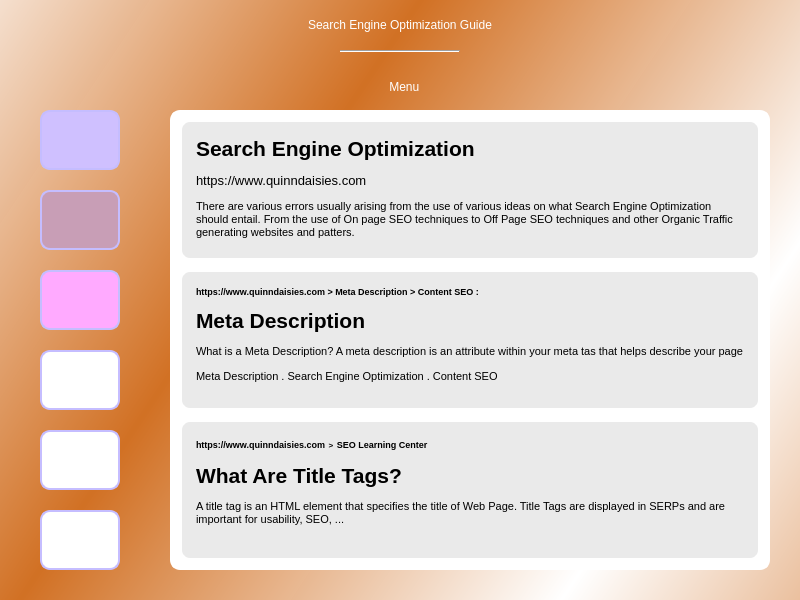
<?xml version="1.0" encoding="UTF-8"?>
<ui version="4.0">
 <class>Dialog</class>
 <widget class="QDialog" name="Dialog">
  <property name="geometry">
   <rect>
    <x>0</x>
    <y>0</y>
    <width>800</width>
    <height>600</height>
   </rect>
  </property>
  <property name="windowTitle">
   <string>Dialog</string>
  </property>
  <property name="windowIcon">
   <iconset resource="resources/resources.qrc">
    <normaloff>:/images/seoicon.ico</normaloff>:/images/seoicon.ico</iconset>
  </property>
  <widget class="QWidget" name="widget" native="true">
   <property name="geometry">
    <rect>
     <x>0</x>
     <y>0</y>
     <width>800</width>
     <height>600</height>
    </rect>
   </property>
   <property name="styleSheet">
    <string notr="true">QWidget#widget{
	background-color: qlineargradient(spread:reflect, x1:0.36, y1:0.33, x2:0.9, y2:0.6, stop:0 rgba(209, 112, 35, 254), stop:1 rgba(255, 255, 255, 255))
}</string>
   </property>
   <widget class="Line" name="line_2">
    <property name="geometry">
     <rect>
      <x>340</x>
      <y>50</y>
      <width>120</width>
      <height>3</height>
     </rect>
    </property>
    <property name="orientation">
     <enum>Qt::Horizontal</enum>
    </property>
   </widget>
   <widget class="QLabel" name="label_2">
    <property name="geometry">
     <rect>
      <x>250</x>
      <y>10</y>
      <width>300</width>
      <height>30</height>
     </rect>
    </property>
    <property name="styleSheet">
     <string notr="true">QLabel{
	color: #ffffff;
	font: 8pt &quot;Georgia&quot;;
}</string>
    </property>
    <property name="text">
     <string>Search Engine Optimization Guide</string>
    </property>
    <property name="alignment">
     <set>Qt::AlignCenter</set>
    </property>
   </widget>
   <widget class="QPushButton" name="applicationscreen">
    <property name="geometry">
     <rect>
      <x>40</x>
      <y>110</y>
      <width>80</width>
      <height>60</height>
     </rect>
    </property>
    <property name="styleSheet">
     <string notr="true">QPushButton{
	border-radius: 10px;
	font: 85 10pt &quot;Times New Roman&quot;;
	color: #ffffff;
	border: 2px solid rgb(197, 189, 255);
	background: #cfc0ff;
}
QPushButton:hover{
	font: 85 10pt &quot;Times New Roman&quot;;
	color:#cfc0ff;
	border: 2px solid #aaaaff;
	background: #cfc0ff;
}</string>
    </property>
    <property name="text">
     <string/>
    </property>
    <property name="icon">
     <iconset>
      <normaloff>backgroundiconimages.jpeg</normaloff>backgroundiconimages.jpeg</iconset>
    </property>
    <property name="iconSize">
     <size>
      <width>60</width>
      <height>40</height>
     </size>
    </property>
   </widget>
   <widget class="QPushButton" name="seo_guide_screen">
    <property name="geometry">
     <rect>
      <x>40</x>
      <y>190</y>
      <width>80</width>
      <height>60</height>
     </rect>
    </property>
    <property name="styleSheet">
     <string notr="true">QPushButton{
	border-radius: 10px;
	font: 85 10pt &quot;Times New Roman&quot;;
	color: #ffffff;
	border: 2px solid rgb(197, 189, 255);
	background: #c89eb6;
}
QPushButton:hover{
	font: 85 10pt &quot;Times New Roman&quot;;
	color:#cfc0ff;
	border: 2px solid #aaaaff;
	background: #c89eb6;
}</string>
    </property>
    <property name="text">
     <string/>
    </property>
    <property name="icon">
     <iconset>
      <normaloff>textimages.jpeg</normaloff>textimages.jpeg</iconset>
    </property>
    <property name="iconSize">
     <size>
      <width>60</width>
      <height>40</height>
     </size>
    </property>
   </widget>
   <widget class="QFrame" name="frame">
    <property name="geometry">
     <rect>
      <x>170</x>
      <y>110</y>
      <width>600</width>
      <height>460</height>
     </rect>
    </property>
    <property name="styleSheet">
     <string notr="true">QFrame{
	border: 2px solid #ffffff;
	border-radius: 10px;
	padding: 10px;
	background: #ffffff;
}</string>
    </property>
    <property name="frameShape">
     <enum>QFrame::StyledPanel</enum>
    </property>
    <property name="frameShadow">
     <enum>QFrame::Raised</enum>
    </property>
    <widget class="QTextBrowser" name="textBrowser">
     <property name="geometry">
      <rect>
       <x>10</x>
       <y>10</y>
       <width>580</width>
       <height>140</height>
      </rect>
     </property>
     <property name="styleSheet">
      <string notr="true">QTextBrowser{
	border: 2px solid #ffffff;
	border-radius: 10px;
	padding: 10px;
	background: #eaeaea;
}</string>
     </property>
     <property name="html">
      <string>&lt;!DOCTYPE HTML PUBLIC &quot;-//W3C//DTD HTML 4.0//EN&quot; &quot;http://www.w3.org/TR/REC-html40/strict.dtd&quot;&gt;
&lt;html&gt;&lt;head&gt;&lt;meta name=&quot;qrichtext&quot; content=&quot;1&quot; /&gt;&lt;style type=&quot;text/css&quot;&gt;
p, li { white-space: pre-wrap; }
&lt;/style&gt;&lt;/head&gt;&lt;body style=&quot; font-family:'MS Shell Dlg 2'; font-size:8.25pt; font-weight:400; font-style:normal;&quot;&gt;
&lt;p style=&quot; margin-top:12px; margin-bottom:12px; margin-left:0px; margin-right:0px; -qt-block-indent:0; text-indent:0px;&quot;&gt;&lt;span style=&quot; font-size:16pt; font-weight:600;&quot;&gt;Search Engine Optimization &lt;/span&gt;&lt;/p&gt;
&lt;p style=&quot; margin-top:12px; margin-bottom:12px; margin-left:0px; margin-right:0px; -qt-block-indent:0; text-indent:0px;&quot;&gt;&lt;span style=&quot; font-size:10pt;&quot;&gt;https://www.quinndaisies.com&lt;/span&gt;&lt;/p&gt;
&lt;p style=&quot; margin-top:12px; margin-bottom:12px; margin-left:0px; margin-right:0px; -qt-block-indent:0; text-indent:0px;&quot;&gt;There are various errors usually arising from the use of various ideas on what Search Engine Optimization should entail. From the use of On page SEO techniques to Off Page SEO techniques and other Organic Traffic generating websites and patters.&lt;/p&gt;&lt;/body&gt;&lt;/html&gt;</string>
     </property>
    </widget>
    <widget class="QTextBrowser" name="textBrowser_2">
     <property name="geometry">
      <rect>
       <x>10</x>
       <y>160</y>
       <width>580</width>
       <height>140</height>
      </rect>
     </property>
     <property name="styleSheet">
      <string notr="true">QTextBrowser{
	border: 2px solid #ffffff;
	border-radius: 10px;
	padding: 10px;
	background: #eaeaea;
}</string>
     </property>
     <property name="html">
      <string>&lt;!DOCTYPE HTML PUBLIC &quot;-//W3C//DTD HTML 4.0//EN&quot; &quot;http://www.w3.org/TR/REC-html40/strict.dtd&quot;&gt;
&lt;html&gt;&lt;head&gt;&lt;meta name=&quot;qrichtext&quot; content=&quot;1&quot; /&gt;&lt;style type=&quot;text/css&quot;&gt;
p, li { white-space: pre-wrap; }
&lt;/style&gt;&lt;/head&gt;&lt;body style=&quot; font-family:'MS Shell Dlg 2'; font-size:8.25pt; font-weight:400; font-style:normal;&quot;&gt;
&lt;p style=&quot; margin-top:0px; margin-bottom:0px; margin-left:0px; margin-right:0px; -qt-block-indent:0; text-indent:0px;&quot;&gt;&lt;span style=&quot; font-size:7pt; font-weight:600;&quot;&gt;https://www.quinndaisies.com &amp;gt; Meta Description &amp;gt; Content SEO :&lt;/span&gt;&lt;/p&gt;
&lt;p style=&quot;-qt-paragraph-type:empty; margin-top:0px; margin-bottom:0px; margin-left:0px; margin-right:0px; -qt-block-indent:0; text-indent:0px; font-size:7pt; font-weight:600;&quot;&gt;&lt;br /&gt;&lt;/p&gt;
&lt;p style=&quot; margin-top:0px; margin-bottom:0px; margin-left:0px; margin-right:0px; -qt-block-indent:0; text-indent:0px;&quot;&gt;&lt;span style=&quot; font-size:16pt; font-weight:600;&quot;&gt;Meta Description&lt;/span&gt;&lt;/p&gt;
&lt;p style=&quot; margin-top:12px; margin-bottom:12px; margin-left:0px; margin-right:0px; -qt-block-indent:0; text-indent:0px;&quot;&gt;What is a Meta Description? A meta description is an attribute within your meta tas that helps describe your page&lt;/p&gt;
&lt;p style=&quot; margin-top:12px; margin-bottom:12px; margin-left:0px; margin-right:0px; -qt-block-indent:0; text-indent:0px;&quot;&gt;Meta Description . Search Engine Optimization . Content SEO&lt;/p&gt;&lt;/body&gt;&lt;/html&gt;</string>
     </property>
    </widget>
    <widget class="QTextBrowser" name="textBrowser_3">
     <property name="geometry">
      <rect>
       <x>10</x>
       <y>310</y>
       <width>580</width>
       <height>140</height>
      </rect>
     </property>
     <property name="styleSheet">
      <string notr="true">QTextBrowser{
	border: 2px solid #ffffff;
	border-radius: 10px;
	padding: 10px;
	background: #eaeaea;
}</string>
     </property>
     <property name="html">
      <string>&lt;!DOCTYPE HTML PUBLIC &quot;-//W3C//DTD HTML 4.0//EN&quot; &quot;http://www.w3.org/TR/REC-html40/strict.dtd&quot;&gt;
&lt;html&gt;&lt;head&gt;&lt;meta name=&quot;qrichtext&quot; content=&quot;1&quot; /&gt;&lt;style type=&quot;text/css&quot;&gt;
p, li { white-space: pre-wrap; }
&lt;/style&gt;&lt;/head&gt;&lt;body style=&quot; font-family:'MS Shell Dlg 2'; font-size:8.25pt; font-weight:400; font-style:normal;&quot;&gt;
&lt;p style=&quot; margin-top:0px; margin-bottom:0px; margin-left:0px; margin-right:0px; -qt-block-indent:0; text-indent:0px;&quot;&gt;&lt;span style=&quot; font-size:7pt; font-weight:600;&quot;&gt;https://www.quinndaisies.com&lt;/span&gt;&lt;span style=&quot; font-size:10pt; font-weight:600;&quot;&gt; &lt;/span&gt;&lt;span style=&quot; font-size:6pt; font-weight:600;&quot;&gt;&amp;gt;&lt;/span&gt;&lt;span style=&quot; font-size:10pt; font-weight:600;&quot;&gt; &lt;/span&gt;&lt;span style=&quot; font-size:7pt; font-weight:600;&quot;&gt;SEO Learning Center&lt;/span&gt;&lt;/p&gt;
&lt;p style=&quot; margin-top:12px; margin-bottom:12px; margin-left:0px; margin-right:0px; -qt-block-indent:0; text-indent:0px;&quot;&gt;&lt;span style=&quot; font-size:16pt; font-weight:600;&quot;&gt;What Are Title Tags?&lt;/span&gt;&lt;/p&gt;
&lt;p style=&quot; margin-top:12px; margin-bottom:12px; margin-left:0px; margin-right:0px; -qt-block-indent:0; text-indent:0px;&quot;&gt;A title tag is an HTML element that specifies the title of Web Page. Title Tags are displayed in SERPs and are important for usability, SEO, ...&lt;/p&gt;&lt;/body&gt;&lt;/html&gt;</string>
     </property>
    </widget>
   </widget>
   <widget class="QPushButton" name="seo_applicationscreen">
    <property name="geometry">
     <rect>
      <x>40</x>
      <y>270</y>
      <width>80</width>
      <height>60</height>
     </rect>
    </property>
    <property name="styleSheet">
     <string notr="true">QPushButton{
	border-radius: 10px;
	font: 85 10pt &quot;Times New Roman&quot;;
	color: #ffffff;
	border: 2px solid rgb(197, 189, 255);
	background: #ffaaff;
}
QPushButton:hover{
	font: 85 10pt &quot;Times New Roman&quot;;
	color:#cfc0ff;
	border: 2px solid #aaaaff;
	background: #ffaaff;
}</string>
    </property>
    <property name="text">
     <string/>
    </property>
    <property name="icon">
     <iconset>
      <normaloff>transimages.jpeg</normaloff>transimages.jpeg</iconset>
    </property>
    <property name="iconSize">
     <size>
      <width>60</width>
      <height>40</height>
     </size>
    </property>
   </widget>
   <widget class="QPushButton" name="settingscreen">
    <property name="geometry">
     <rect>
      <x>40</x>
      <y>510</y>
      <width>80</width>
      <height>60</height>
     </rect>
    </property>
    <property name="styleSheet">
     <string notr="true">QPushButton{
	border-radius: 10px;
	font: 85 10pt &quot;Times New Roman&quot;;
	color: #ffffff;
	border: 2px solid rgb(197, 189, 255);
	background: rgb(255, 255, 255);
}
QPushButton:hover{
	font: 85 10pt &quot;Times New Roman&quot;;
	color:#cfc0ff;
	border: 2px solid #aaaaff;
	background: rgb(255, 255, 255);
}</string>
    </property>
    <property name="text">
     <string/>
    </property>
    <property name="icon">
     <iconset>
      <normaloff>settings.jpg</normaloff>settings.jpg</iconset>
    </property>
    <property name="iconSize">
     <size>
      <width>60</width>
      <height>40</height>
     </size>
    </property>
   </widget>
   <widget class="QLabel" name="label_3">
    <property name="geometry">
     <rect>
      <x>256</x>
      <y>72</y>
      <width>300</width>
      <height>30</height>
     </rect>
    </property>
    <property name="styleSheet">
     <string notr="true">QLabel{
	color: #ffffff;
	font: 8pt &quot;Georgia&quot;;
}</string>
    </property>
    <property name="text">
     <string>Menu </string>
    </property>
    <property name="alignment">
     <set>Qt::AlignCenter</set>
    </property>
   </widget>
   <widget class="QPushButton" name="loginscreen">
    <property name="geometry">
     <rect>
      <x>40</x>
      <y>430</y>
      <width>80</width>
      <height>60</height>
     </rect>
    </property>
    <property name="styleSheet">
     <string notr="true">QPushButton{
	border-radius: 10px;
	font: 85 10pt &quot;Times New Roman&quot;;
	color: #ffffff;
	border: 2px solid rgb(197, 189, 255);
	background: rgb(255, 255, 255);
}
QPushButton:hover{
	font: 85 10pt &quot;Times New Roman&quot;;
	color:#cfc0ff;
	border: 2px solid #aaaaff;
	background: rgb(255, 255, 255);
}</string>
    </property>
    <property name="text">
     <string/>
    </property>
    <property name="icon">
     <iconset>
      <normaloff>backimages.jpeg</normaloff>backimages.jpeg</iconset>
    </property>
    <property name="iconSize">
     <size>
      <width>60</width>
      <height>40</height>
     </size>
    </property>
   </widget>
   <widget class="QPushButton" name="wordcountscreen">
    <property name="geometry">
     <rect>
      <x>40</x>
      <y>350</y>
      <width>80</width>
      <height>60</height>
     </rect>
    </property>
    <property name="styleSheet">
     <string notr="true">QPushButton{
	border-radius: 10px;
	font: 85 10pt &quot;Times New Roman&quot;;
	color: #ffffff;
	border: 2px solid rgb(197, 189, 255);
	background: rgb(255, 255, 255);
}
QPushButton:hover{
	font: 85 10pt &quot;Times New Roman&quot;;
	color:#cfc0ff;
	border: 2px solid #aaaaff;
	background: rgb(255, 255, 255);
}</string>
    </property>
    <property name="text">
     <string/>
    </property>
    <property name="icon">
     <iconset>
      <normaloff>texticon.jpg</normaloff>texticon.jpg</iconset>
    </property>
    <property name="iconSize">
     <size>
      <width>60</width>
      <height>40</height>
     </size>
    </property>
   </widget>
  </widget>
 </widget>
 <resources>
  <include location="resources/resources.qrc"/>
 </resources>
 <connections/>
</ui>
